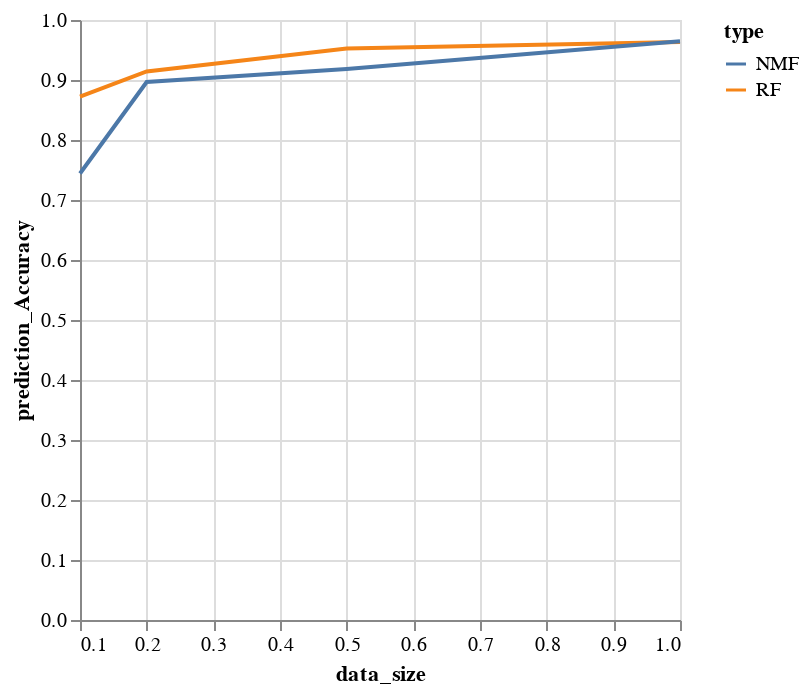

The notebook cell saved with this chart:
### Code cell
alt.Chart(plotDF).mark_line().encode(x='data_size',y='prediction_Accuracy', color='type')

### Figure 1 — Vega-Lite specification as saved in the notebook (floating-point values rounded to 4 significant figures)
{"config": {"view": {"continuousWidth": 300, "continuousHeight": 300}}, "data": {"name": "data-a564fa99e25959120b102a1ca5d00f5e"}, "mark": {"type": "line"}, "encoding": {"color": {"field": "type", "type": "nominal"}, "x": {"field": "data_size", "type": "quantitative"}, "y": {"field": "prediction_Accuracy", "type": "quantitative"}}, "$schema": "https://vega.github.io/schema/vega-lite/v5.8.0.json", "datasets": {"data-a564fa99e25959120b102a1ca5d00f5e": [{"data_size": 1.0, "prediction_Accuracy": 0.9633, "type": "RF"}, {"data_size": 1.0, "prediction_Accuracy": 0.9646, "type": "NMF"}, {"data_size": 0.5, "prediction_Accuracy": 0.9524, "type": "RF"}, {"data_size": 0.5, "prediction_Accuracy": 0.9184, "type": "NMF"}, {"data_size": 0.2, "prediction_Accuracy": 0.9143, "type": "RF"}, {"data_size": 0.2, "prediction_Accuracy": 0.8966, "type": "NMF"}, {"data_size": 0.1, "prediction_Accuracy": 0.8721, "type": "RF"}, {"data_size": 0.1, "prediction_Accuracy": 0.7442, "type": "NMF"}]}}
